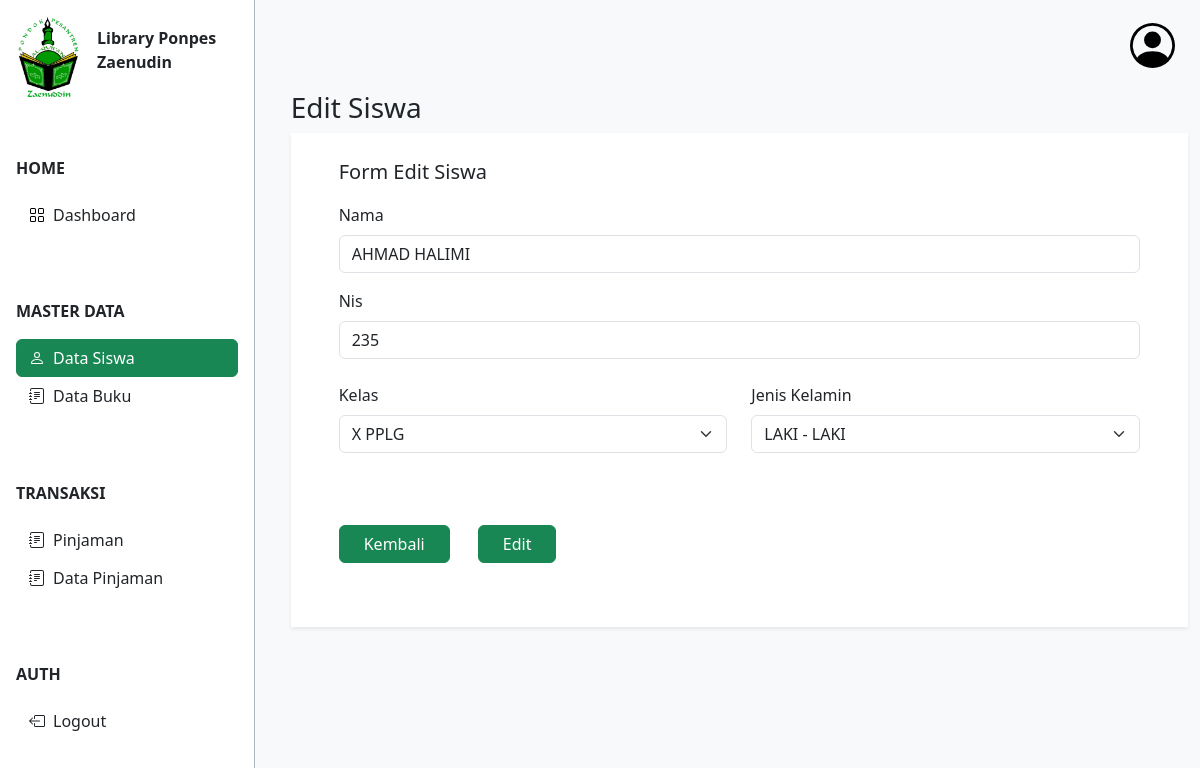
The page /siswa/edit-form.php?id=1 (signed in) on the database its author committed.
### tables this page shows
CREATE TABLE `siswa` (
  `id` bigint(20) UNSIGNED NOT NULL,
  `nama` varchar(100) NOT NULL,
  `nis` varchar(11) NOT NULL,
  `kelas` varchar(10) NOT NULL,
  `gender` tinyint(1) NOT NULL
);

### siswa/edit-form.php (the view, shortened to what this page needs)
<?php
  require_once '../koneksi.php';
  $id = $_GET['id'];
  $sql = "SELECT * FROM siswa WHERE id=$id";
  $result = mysqli_query($conn, $sql);
?>
<!DOCTYPE html>
<html lang="en">
  <head>
    <link href="../bootstrap5/css/bootstrap.min.css" rel="stylesheet">
  </head>
  <body style="height: 100vh;">
    <div class="main h-100 w-100 d-flex g-0">
      <div class="d-flex ms-3 pe-3 flex-column border-end border-dark-subtle border-1 justify-content-start h-100 w-25">
        <div class="logo d-flex column-gap-3 align-items-center mt-3 mb-5 ">
          <img src="../img/logo.jpeg" alt="logo" width="65">
          <p class="d-flex flex-column fw-bold">
            <span>Library Ponpes</span>
            <span>Zaenudin</span>
          </p>
        </div>
        <div class="navbar d-flex flex-column align-items-start h-75 w-100">
          <div class="home w-100">
            <p class="fw-bold">HOME</p>
            <div class="dashboard">
              <a href="../dashboard.php" class="btn dashboard-btn d-flex align-items-center">
                <span class="">Dashboard</span>
              </a>
            </div>
          </div>
          <div class="master-data w-100">
            <p class="fw-bold">MASTER DATA</p>
            <a href="../data-siswa.php" class="data-siswa-btn btn btn-success d-flex align-items-center">
              <span class="">Data Siswa</span>
            </a>
            <a href="../data-buku.php" class="data-buku-btn btn d-flex align-items-center ">
              <span class="">Data Buku</span>
            </a>
          </div>
          <div class="transaksi w-100">
            <p class="fw-bold">TRANSAKSI</p>
            <a href="../pinjaman.php" class="pinjaman-btn btn d-flex align-items-center ">
              <span class="">Pinjaman</span>
            </a>
            <a href="../data-pinjaman.php" class="data-pinjaman-btn btn d-flex align-items-center ">
              <span class="">Data Pinjaman</span>
            </a>
          </div>
          <div class="auth w-100">
            <p class="fw-bold">AUTH</p>
            <a href="../logout.php" class="logout-btn btn d-flex align-items-center ">
              <span class="">Logout</span>
            </a>
          </div>
        </div>
      </div>
    <div class="right-side bg-body-tertiary container-fluid mx-0">
      <div class="header-right d-flex justify-content-end mb-2">
        <a class="account btn mt-3" href="">
          <img src="../img/icon/person-circle.svg" alt="">
        </a>
      </div>
      <h3 class="fs-3 ps-4 mt-3">Edit Siswa</h3>
      <div class="sample-data-siswa bg-body shadow-sm ms-4">
        <p class="fs-5 ps-5 pt-4">Form Edit Siswa</p>
        <?php
        if ($result) {
          $row = mysqli_fetch_assoc($result);
      ?>
        <form class="px-5 pb-3" method="POST" action="update.php">
          <div class="mb-3">
            <label for="nama" class="form-label">Nama</label>
            <input type="text" class="form-control" name="nama" id="nama" value="<?php echo $row["nama"]?>" required>
          </div>
          <div class="mb-4">
            <label for="nis" class="form-label">Nis</label>
            <input type="text" class="form-control" name="nis" id="nis" value="<?php echo $row["nis"]?>" required>
          </div>
          <div class="row mb-4">
            <div class="col">
              <label for="kelas" class="form-label">Kelas</label>
              <select name="kelas" id="kelas" class="form-select" aria-label="Default select example">
                <option value="X PPLG"<?php echo ($row["kelas"] == "X PPLG") ? 'selected="selected"' : "" ?>>X PPLG</option>
              </select>
            </div>
            <div class="col">
              <label for="gender" class="form-label">Jenis Kelamin</label>
              <select name="gender" id="gender" class="form-select" aria-label="Default select example">
                <option value="1" <?php echo ($row["gender"] == 1) ? 'selected="selected"' : "" ?>>LAKI - LAKI</option>
              </select>
            </div>
          </div>
          <a class="btn btn-success px-4 my-5 me-4" href="../data-siswa.php">Kembali</a>
          <button type="submit" class="btn btn-success px-4 mb-3 my-3">Edit</button>
          <?php
             } else {
              echo "Error: " . mysqli_error($conn);
            }
          ?>
        </form>
      </div>
    </div>
  </body>
</html>

### rows shown on the page
siswa: nama "AHMAD HALIMI", nis "235", kelas "X PPLG", gender "LAKI - LAKI"
